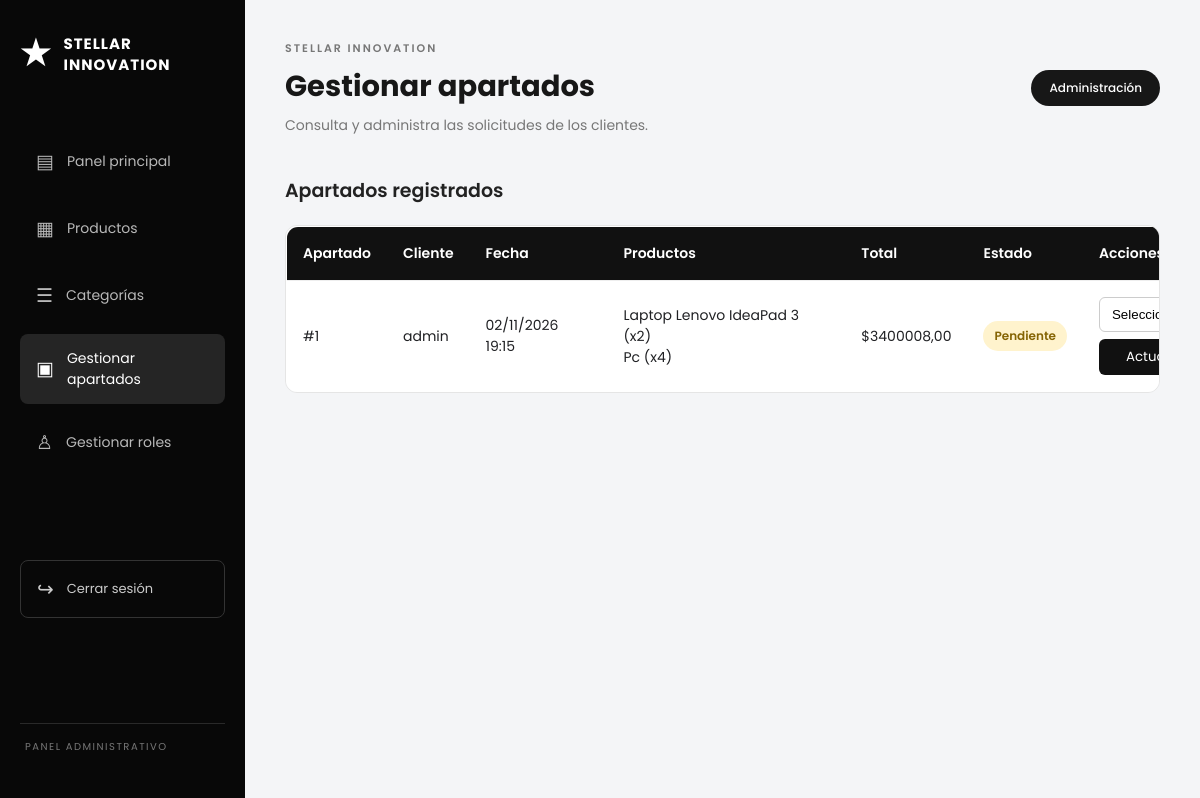
Page /administracion/apartados/ (signed in) on the earlier database version.
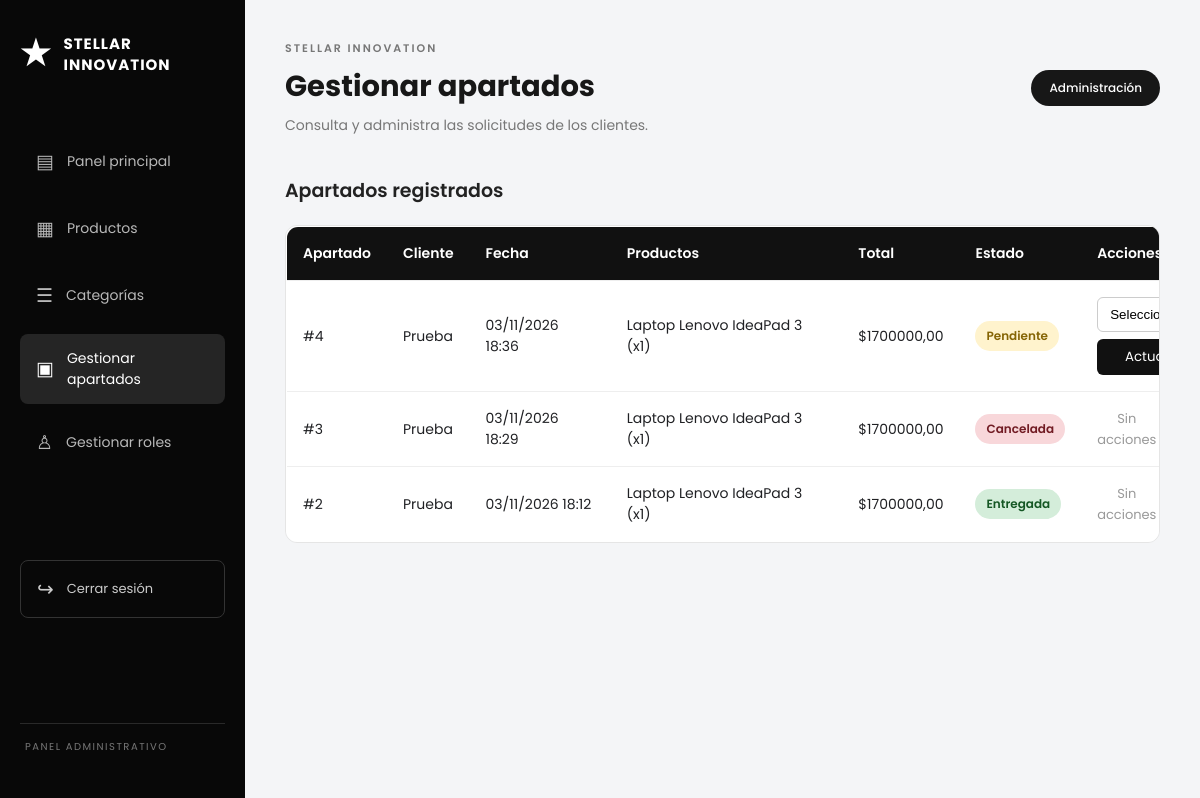
Same page on the later database version.
### main/models.py (models this page shows, shortened)
class Apartado(models.Model):
    ESTADOS = (
        ('pendiente', 'Pendiente'),
        ('entregada', 'Entregada'),
        ('cancelada', 'Cancelada'),
    )
    cliente = models.ForeignKey(User, on_delete=models.CASCADE, related_name='apartados')
    fecha = models.DateTimeField(auto_now_add=True)
    estado = models.CharField(max_length=20, choices=ESTADOS, default='pendiente')
    @property
    def total(self):
        return sum(d.subtotal for d in self.detalles.all())
    class Meta:
        ordering = ['-fecha']

class DetalleApartado(models.Model):
    apartado = models.ForeignKey(Apartado, on_delete=models.CASCADE, related_name='detalles')
    producto = models.ForeignKey(Producto, on_delete=models.PROTECT)
    cantidad = models.PositiveIntegerField(validators=[MinValueValidator(1)])
    precio_unitario = models.DecimalField(max_digits=12, decimal_places=2)  # precio al apartar
    @property
    def subtotal(self):
        return self.precio_unitario * self.cantidad

class Producto(models.Model):
    nombre = models.CharField(max_length=150)
    marca = models.CharField(max_length=80, blank=True)
    descripcion = models.TextField()
    caracteristicas = models.TextField(blank=True)
    precio = models.DecimalField(max_digits=12, decimal_places=2,
                                 validators=[MinValueValidator(0)])
    stock = models.PositiveIntegerField(default=0)       # nunca negativo
    imagen = models.ImageField(upload_to='productos/', blank=True, null=True)
    categoria = models.ForeignKey(Categoria, on_delete=models.PROTECT,
                                  related_name='productos')
    activo = models.BooleanField(default=True)           # en vez de borrar
    creado = models.DateTimeField(auto_now_add=True)
    class Meta:
        verbose_name = "Producto"
        verbose_name_plural = "Productos"
        ordering = ['nombre']

### main/views.py (the view)
# urls.py: path('administracion/apartados/', views.admin_apartados, name='admin_apartados'),
@admin_required
def admin_apartados(request):
    apartados = Apartado.objects.select_related(
        'cliente'
    ).prefetch_related(
        'detalles__producto'
    ).order_by('-fecha')
    paginator = Paginator(apartados, 10)
    page_number = request.GET.get('page')
    page_obj = paginator.get_page(page_number)
    contexto = {
        'apartados': page_obj,
        'page_obj': page_obj,
    }
    return render(request, 'main/admin_apartados.html', contexto)

### main/context_processors.py (called while the page is built)
def carrito(request):
    cantidad = 0
    if request.user.is_authenticated:
        cantidad = ItemCarrito.objects.filter(
            carrito__cliente=request.user
        ).aggregate(total=Sum('cantidad'))['total'] or 0
    return {'carrito_cantidad': cantidad}

### main/templates/main/admin_apartados.html (shortened to what this page needs)
{% extends 'main/base_admin.html' %}
{% block content %}
<section class="admin-panel">
    <div class="admin-encabezado">
        <div>
            <p class="admin-eyebrow">STELLAR INNOVATION</p>
            <h1>Gestionar apartados</h1>
            <p>Consulta y administra las solicitudes de los clientes.</p>
        </div>
        <span class="admin-rol">Administración</span>
    </div>
    <h2 class="admin-subtitulo">Apartados registrados</h2>
    <div class="admin-tabla-contenedor">
        <table class="admin-tabla">
            <thead>
                <tr>
                    <th>Apartado</th>
                    <th>Cliente</th>
                    <th>Fecha</th>
                    <th>Productos</th>
                    <th>Total</th>
                    <th>Estado</th>
                    <th>Acciones</th>
                </tr>
            </thead>
            <tbody>
                {% for apartado in apartados %}
                <tr>
                    <td>#{{ apartado.id }}</td>
                    <td>
                        {{ apartado.cliente.first_name|default:apartado.cliente.username }}
                    </td>
                    <td>{{ apartado.fecha|date:"d/m/Y H:i" }}</td>
                    <td>
                        {% for detalle in apartado.detalles.all %}
                            <div>
                                {{ detalle.producto.nombre }}
                                (x{{ detalle.cantidad }})
                            </div>
                        {% endfor %}
                    </td>
                    <td>${{ apartado.total|floatformat:2 }}</td>
                    <td>
                        <span class="apartado-estado estado-{{ apartado.estado }}">
                            {{ apartado.get_estado_display }}
                        </span>
                    </td>
                    <td>
                        {% if apartado.estado == 'pendiente' %}
                            <form method="POST"
                                action="{% url 'admin_apartado_cambiar_estado' apartado.id %}"
                                class="apartado-form">
                                <select name="estado" required>
                                    <option value="">Seleccionar</option>
                                </select>
                                <button type="submit" class="btn-apartado-guardar">
                                    Actualizar
                                </button>
                            </form>
                        {% else %}
                            <span class="admin-vacio">Sin acciones</span>
                        {% endif %}
                    </td>
                </tr>
                {% empty %}
                <tr>
                    <td colspan="7" class="admin-vacio">
                        Todavía no hay apartados registrados.
                    </td>
                </tr>
                {% endfor %}
            </tbody>
        </table>
    </div>
</section>
{% endblock %}

Differences in the rows shown:
removed Apartado: id "1", cliente.first_name "admin", fecha "02/11/2026 19:15", total "3400008,00", estado "Pendiente"
removed DetalleApartado: producto.nombre "Laptop Lenovo IdeaPad 3", cantidad "2", shown under "1"
removed DetalleApartado: producto.nombre "Pc", cantidad "4", shown under "1"
added Apartado: id "4", cliente.first_name "Prueba", fecha "03/11/2026 18:36", total "1700000,00", estado "Pendiente"
added DetalleApartado: producto.nombre "Laptop Lenovo IdeaPad 3", cantidad "1", shown under "4"
added Apartado: id "3", cliente.first_name "Prueba", fecha "03/11/2026 18:29", total "1700000,00", estado "Cancelada", shows "Sin acciones"
added DetalleApartado: producto.nombre "Laptop Lenovo IdeaPad 3", cantidad "1", shown under "3"
added Apartado: id "2", cliente.first_name "Prueba", fecha "03/11/2026 18:12", total "1700000,00", estado "Entregada", shows "Sin acciones"
added DetalleApartado: producto.nombre "Laptop Lenovo IdeaPad 3", cantidad "1", shown under "2"
